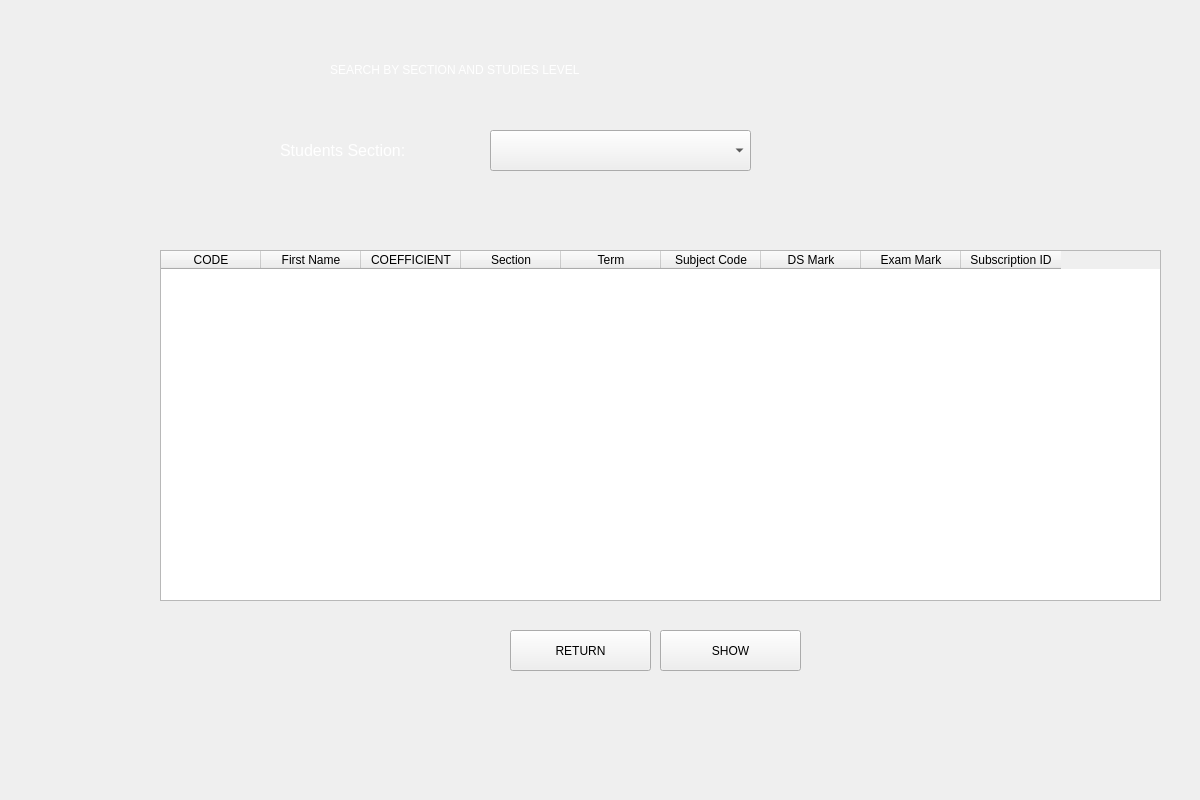
<?xml version="1.0" encoding="UTF-8"?>
<ui version="4.0">
 <class>Form</class>
 <widget class="QWidget" name="Form">
  <property name="geometry">
   <rect>
    <x>0</x>
    <y>0</y>
    <width>1200</width>
    <height>800</height>
   </rect>
  </property>
  <property name="windowTitle">
   <string>Form</string>
  </property>
  <widget class="QPushButton" name="afficher">
   <property name="geometry">
    <rect>
     <x>660</x>
     <y>630</y>
     <width>141</width>
     <height>41</height>
    </rect>
   </property>
   <property name="styleSheet">
    <string notr="true">font: 12pt &quot;Poppins&quot;;</string>
   </property>
   <property name="text">
    <string>SHOW</string>
   </property>
  </widget>
  <widget class="QLabel" name="label">
   <property name="geometry">
    <rect>
     <x>330</x>
     <y>30</y>
     <width>551</width>
     <height>81</height>
    </rect>
   </property>
   <property name="styleSheet">
    <string notr="true">font: 63 18pt &quot;Open Sans Semibold&quot;;</string>
   </property>
   <property name="text">
    <string>&lt;html&gt;&lt;head/&gt;&lt;body&gt;&lt;p&gt;&lt;span style=&quot; color:#FFFFFF;&quot;&gt;SEARCH BY SECTION AND STUDIES LEVEL&lt;/span&gt;&lt;/p&gt;&lt;/body&gt;&lt;/html&gt;</string>
   </property>
  </widget>
  <widget class="QPushButton" name="ok">
   <property name="geometry">
    <rect>
     <x>510</x>
     <y>630</y>
     <width>141</width>
     <height>41</height>
    </rect>
   </property>
   <property name="styleSheet">
    <string notr="true">font: 12pt &quot;Poppins&quot;;</string>
   </property>
   <property name="text">
    <string>RETURN</string>
   </property>
  </widget>
  <widget class="QLabel" name="label_2">
   <property name="geometry">
    <rect>
     <x>280</x>
     <y>130</y>
     <width>211</width>
     <height>41</height>
    </rect>
   </property>
   <property name="text">
    <string>&lt;html&gt;&lt;head/&gt;&lt;body&gt;&lt;p&gt;&lt;span style=&quot; font-size:12pt; color:#fff&quot;&gt;Students Section:&lt;/span&gt;&lt;/p&gt;&lt;/body&gt;&lt;/html&gt;</string>
   </property>
  </widget>
  <widget class="QLabel" name="section_2">
   <property name="geometry">
    <rect>
     <x>500</x>
     <y>180</y>
     <width>231</width>
     <height>21</height>
    </rect>
   </property>
   <property name="text">
    <string/>
   </property>
  </widget>
  <widget class="QTableWidget" name="tableWidget">
   <property name="geometry">
    <rect>
     <x>160</x>
     <y>250</y>
     <width>1001</width>
     <height>351</height>
    </rect>
   </property>
   <property name="styleSheet">
    <string notr="true">QLineEdit {
border: 1px solid rgb(37,39,48);

padding-left:20px;
padding-right:20px;
}
</string>
   </property>
   <column>
    <property name="text">
     <string>CODE</string>
    </property>
   </column>
   <column>
    <property name="text">
     <string>First Name</string>
    </property>
   </column>
   <column>
    <property name="text">
     <string>COEFFICIENT</string>
    </property>
   </column>
   <column>
    <property name="text">
     <string>Section</string>
    </property>
   </column>
   <column>
    <property name="text">
     <string>Term</string>
    </property>
   </column>
   <column>
    <property name="text">
     <string>Subject Code</string>
    </property>
   </column>
   <column>
    <property name="text">
     <string>DS Mark</string>
    </property>
   </column>
   <column>
    <property name="text">
     <string>Exam Mark</string>
    </property>
   </column>
   <column>
    <property name="text">
     <string>Subscription ID</string>
    </property>
   </column>
  </widget>
  <widget class="QComboBox" name="section">
   <property name="geometry">
    <rect>
     <x>490</x>
     <y>130</y>
     <width>261</width>
     <height>41</height>
    </rect>
   </property>
   <property name="styleSheet">
    <string notr="true">QLineEdit {
border: 1px solid rgb(37,39,48);

padding-left:20px;
padding-right:20px;
}
</string>
   </property>
   <item>
    <property name="text">
     <string/>
    </property>
   </item>
   <item>
    <property name="text">
     <string>CPI1</string>
    </property>
   </item>
   <item>
    <property name="text">
     <string>CPI2</string>
    </property>
   </item>
   <item>
    <property name="text">
     <string>L1 INFO</string>
    </property>
   </item>
   <item>
    <property name="text">
     <string>L1 TIC</string>
    </property>
   </item>
   <item>
    <property name="text">
     <string>L1 EEA</string>
    </property>
   </item>
   <item>
    <property name="text">
     <string>L1 MATH</string>
    </property>
   </item>
   <item>
    <property name="text">
     <string>L2 INFO </string>
    </property>
   </item>
   <item>
    <property name="text">
     <string>L2 TIC</string>
    </property>
   </item>
   <item>
    <property name="text">
     <string>L2 EEA</string>
    </property>
   </item>
   <item>
    <property name="text">
     <string>L2 MATH</string>
    </property>
   </item>
   <item>
    <property name="text">
     <string>L3 INFO</string>
    </property>
   </item>
   <item>
    <property name="text">
     <string>L3 TIC</string>
    </property>
   </item>
   <item>
    <property name="text">
     <string>L3 EEA</string>
    </property>
   </item>
   <item>
    <property name="text">
     <string>ING 1</string>
    </property>
   </item>
   <item>
    <property name="text">
     <string>ING2</string>
    </property>
   </item>
  </widget>
  <widget class="QLabel" name="label_3">
   <property name="geometry">
    <rect>
     <x>-230</x>
     <y>-10</y>
     <width>1441</width>
     <height>881</height>
    </rect>
   </property>
   <property name="text">
    <string/>
   </property>
   <property name="pixmap">
    <pixmap>bg.jpg</pixmap>
   </property>
   <property name="scaledContents">
    <bool>true</bool>
   </property>
  </widget>
  
  <zorder>label_3</zorder>
  <zorder>afficher</zorder>
  <zorder>label</zorder>
  <zorder>ok</zorder>
  <zorder>label_2</zorder>
  <zorder>section_2</zorder>
  <zorder>tableWidget</zorder>
  <zorder>section</zorder>
  <zorder>label_10</zorder>
 </widget>
 <resources/>
 <connections/>
</ui>
